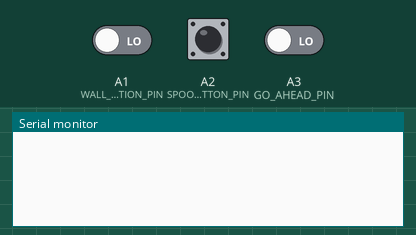
Recording of a sketch running on a simulated Arduino Uno, built with avr-gcc and run on an emulated ATmega328P. Shown: the last lines printed to the serial monitor. The test bench sets the inputs (shaded band); at power-on: A1 (WALL_DIRECTION_PIN) LOW, A2 (SPOOL_UP_BUTTON_PIN) LOW, A3 (GO_AHEAD_PIN) LOW.

Above: at 1.2 s.
1.3 s: A1 (WALL_DIRECTION_PIN) driven HIGH
At 2.1 s:
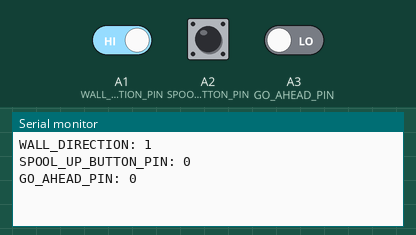
2.8 s: A2 (SPOOL_UP_BUTTON_PIN) pulled HIGH for 0.15 s
At 2.95 s:
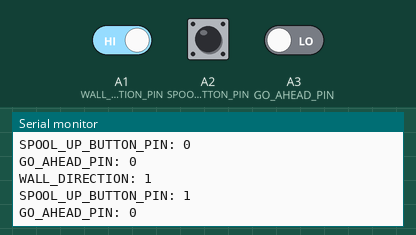
4.4 s: A3 (GO_AHEAD_PIN) driven HIGH
At 5.6 s:
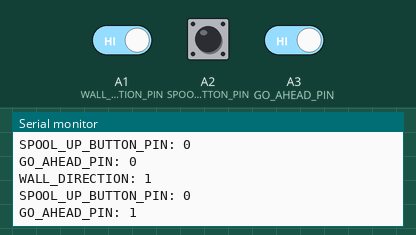
5.9 s: A1 (WALL_DIRECTION_PIN) driven LOW
At 6.8 s:
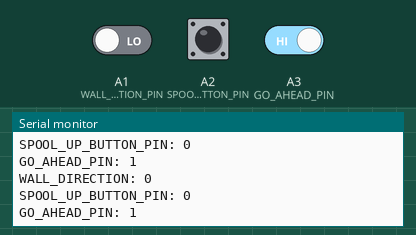

The sketch:

rover_protoboard_test.ino
```cpp
#define WALL_DIRECTION_PIN A1
#define SPOOL_UP_BUTTON_PIN A2
#define GO_AHEAD_PIN A3

int wall_direction_value = 0;
int spool_up_button_value = 0;
int go_ahead_value = 0;

int new_wall_direction_value = 0;
int new_spool_up_button_value = 0;
int new_go_ahead_value = 0;

void setup() {
  // put your setup code here, to run once:
  pinMode(WALL_DIRECTION_PIN, INPUT);
  pinMode(SPOOL_UP_BUTTON_PIN, INPUT);
  pinMode(GO_AHEAD_PIN, INPUT);
  Serial.begin(9600);
}

void loop() {
  // put your main code here, to run repeatedly:
  while(new_wall_direction_value == wall_direction_value && new_spool_up_button_value == spool_up_button_value  && new_go_ahead_value == go_ahead_value) {
    new_wall_direction_value = digitalRead(WALL_DIRECTION_PIN);
    new_spool_up_button_value = digitalRead(SPOOL_UP_BUTTON_PIN);
    new_go_ahead_value = digitalRead(GO_AHEAD_PIN);
  }

  wall_direction_value = new_wall_direction_value;
  spool_up_button_value = new_spool_up_button_value;
  go_ahead_value = new_go_ahead_value;

  Serial.print("WALL_DIRECTION: ");
  Serial.print(wall_direction_value);
  Serial.print("\n");

  Serial.print("SPOOL_UP_BUTTON_PIN: ");
  Serial.print(spool_up_button_value);
  Serial.print("\n");

  Serial.print("GO_AHEAD_PIN: ");
  Serial.print(go_ahead_value);
  Serial.print("\n");

  delay(100);
}
```

Measured:
- after the input at 1.3 s, the serial monitor: prints a new line at once (image 1)
- after the input at 2.8 s, the serial monitor: prints a new line at once (image 2)
- after the input at 4.4 s, the serial monitor: prints a new line at once (image 3)
- after the input at 5.9 s, the serial monitor: prints a new line at once (image 4)
